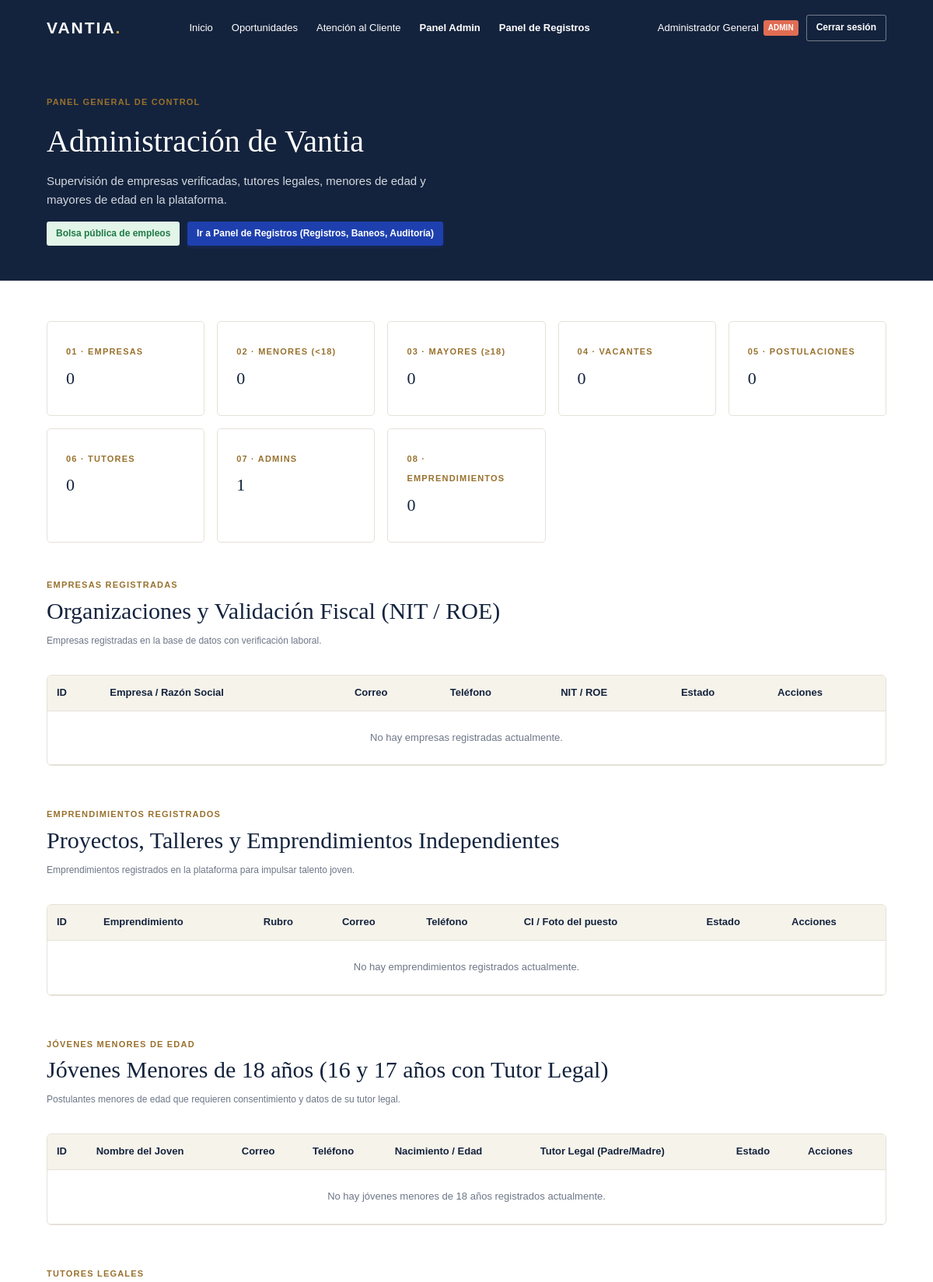
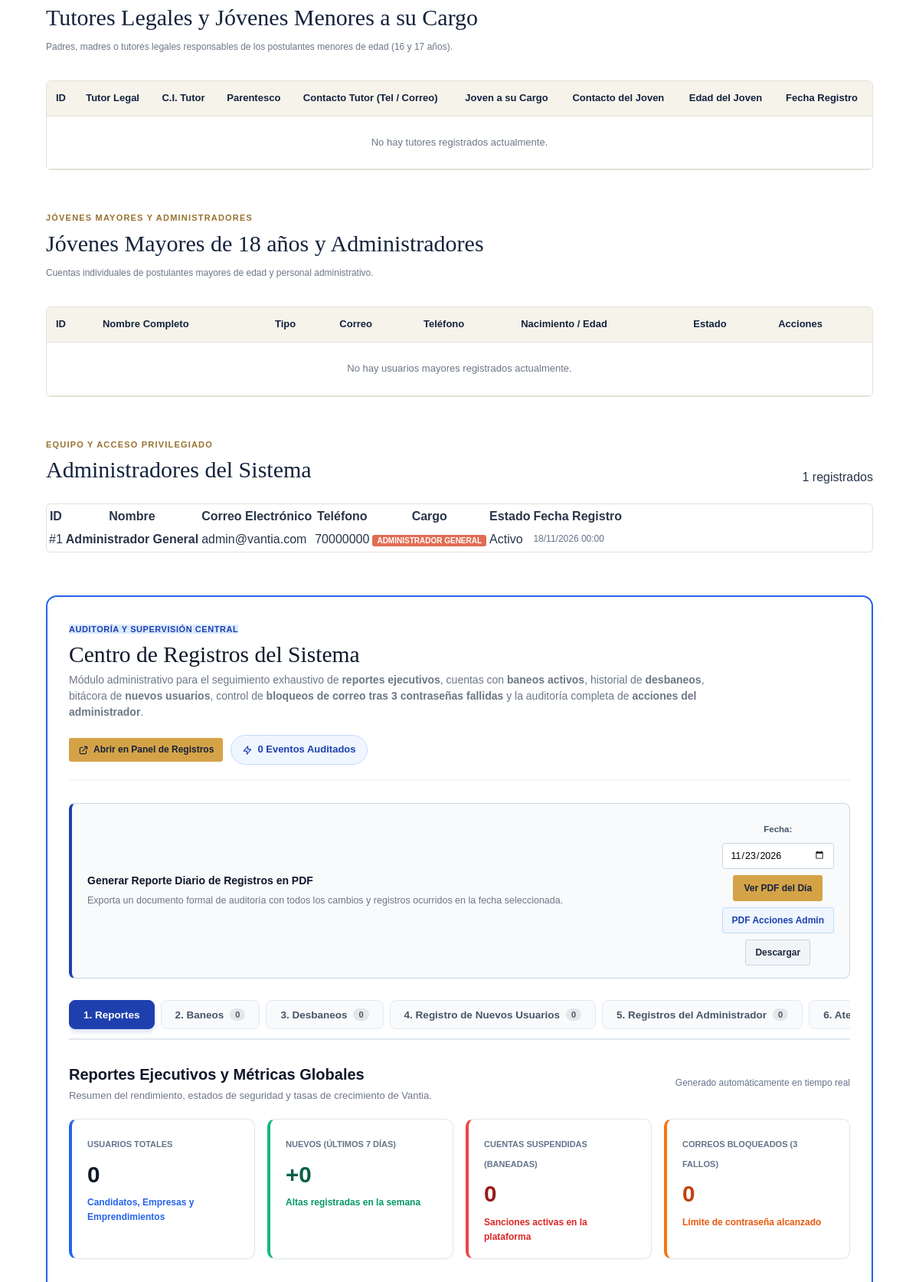
/index.php?pagina=panel_admin (signed in, upper part), run on the app's committed database (2 pictures, top to bottom).
### tables this page shows
CREATE TABLE IF NOT EXISTS usuarios_admin (
    id INT AUTO_INCREMENT PRIMARY KEY,
    nombre VARCHAR(30) NOT NULL,
    correo VARCHAR(50) NOT NULL UNIQUE,
    contrasena VARCHAR(60) NOT NULL,
    telefono BIGINT DEFAULT NULL,
    cargo VARCHAR(35) NOT NULL DEFAULT 'Administrador General',
    activo TINYINT(1) NOT NULL DEFAULT 1,
    fecha_registro TIMESTAMP DEFAULT CURRENT_TIMESTAMP
);

### views/panel_admin.php (the view, shortened to what the rows shown need)
<?php require __DIR__ . '/partials/header.php'; ?>
<section class="pagina-cabecera">
  <div class="contenedor">
    <h1>Administración de Vantia</h1>
  </div>
</section>
<section class="contenedor seccion">
  <div class="tarjetas" style="display:grid; grid-template-columns: repeat(auto-fit, minmax(180px, 1fr)); gap:1rem; margin-bottom:2.5rem;">
    <div class="tarjeta">
      <h2><?= (int) $totalEmpresas ?></h2>
    </div>
    <div class="tarjeta">
      <h2><?= (int) ($totalMenores ?? 0) ?></h2>
    </div>
    <div class="tarjeta">
      <h2><?= (int) ($totalMayores ?? 0) ?></h2>
    </div>
    <div class="tarjeta">
      <h2><?= (int) $totalEmpleos ?></h2>
    </div>
    <div class="tarjeta">
      <h2><?= (int) $totalPostulaciones ?></h2>
    </div>
    <div class="tarjeta">
      <h2><?= (int) ($totalTutores ?? 0) ?></h2>
    </div>
    <div class="tarjeta">
      <h2><?= (int) ($totalAdmins ?? 1) ?></h2>
    </div>
    <div class="tarjeta">
      <h2><?= (int) ($totalEmprendimientos ?? 0) ?></h2>
    </div>
  </div>
  <div id="seccionEmpresas" class="bloque-panel" style="margin-bottom:3rem;">
    <div class="titulo-seccion">
      <div>
        <h2>Organizaciones y Validación Fiscal (NIT / ROE)</h2>
      </div>
    </div>
    <div class="tabla-contenedor">
      <table class="tabla-panel">
        <thead>
          <tr>
            <th>ID</th>
            <th>Empresa / Razón Social</th>
            <th>Correo</th>
            <th>Teléfono</th>
            <th>NIT / ROE</th>
            <th>Estado</th>
            <th>Acciones</th>
          </tr>
        </thead>
      </table>
    </div>
  </div>
  <div id="seccionEmprendimientos" class="bloque-panel" style="margin-bottom:3rem;">
    <div class="titulo-seccion">
      <div>
        <h2>Proyectos, Talleres y Emprendimientos Independientes</h2>
      </div>
    </div>
    <div class="tabla-contenedor">
      <table class="tabla-panel">
        <thead>
          <tr>
            <th>ID</th>
            <th>Emprendimiento</th>
            <th>Rubro</th>
            <th>Correo</th>
            <th>Teléfono</th>
            <th>CI / Foto del puesto</th>
            <th>Estado</th>
            <th>Acciones</th>
          </tr>
        </thead>
      </table>
    </div>
  </div>
  <div id="seccionMenores" class="bloque-panel" style="margin-bottom:3rem;">
    <div class="titulo-seccion">
      <div>
        <h2>Jóvenes Menores de 18 años (16 y 17 años con Tutor Legal)</h2>
      </div>
    </div>
    <div class="tabla-contenedor">
      <table class="tabla-panel">
        <thead>
          <tr>
            <th>ID</th>
            <th>Nombre del Joven</th>
            <th>Correo</th>
            <th>Teléfono</th>
            <th>Nacimiento / Edad</th>
            <th>Tutor Legal (Padre/Madre)</th>
            <th>Estado</th>
            <th>Acciones</th>
          </tr>
        </thead>
      </table>
    </div>
  </div>
  <div id="seccionTutores" class="bloque-panel" style="margin-bottom:3rem;">
    <div class="titulo-seccion">
      <div>
        <h2>Tutores Legales y Jóvenes Menores a su Cargo</h2>
      </div>
    </div>
    <div class="tabla-contenedor">
      <table class="tabla-panel">
        <thead>
          <tr>
            <th>ID</th>
            <th>Tutor Legal</th>
            <th>C.I. Tutor</th>
            <th>Parentesco</th>
            <th>Contacto Tutor (Tel / Correo)</th>
            <th>Joven a su Cargo</th>
            <th>Contacto del Joven</th>
            <th>Edad del Joven</th>
            <th>Fecha Registro</th>
          </tr>
        </thead>
      </table>
    </div>
  </div>
  <div id="seccionMayores" class="bloque-panel" style="margin-bottom:3rem;">
    <div class="titulo-seccion">
      <div>
        <h2>Jóvenes Mayores de 18 años y Administradores</h2>
      </div>
    </div>
    <div class="tabla-contenedor">
      <table class="tabla-panel">
        <thead>
          <tr>
            <th>ID</th>
            <th>Nombre Completo</th>
            <th>Tipo</th>
            <th>Correo</th>
            <th>Teléfono</th>
            <th>Nacimiento / Edad</th>
            <th>Estado</th>
            <th>Acciones</th>
          </tr>
        </thead>
      </table>
    </div>
  </div>
  <div id="seccionAdmins" class="bloque-panel" style="margin-bottom:3rem;">
    <div class="titulo-seccion">
      <div>
        <h2>Administradores del Sistema</h2>
      </div>
    </div>
    <div class="tabla-contenedor">
      <table>
        <thead>
          <tr>
            <th>ID</th>
            <th>Nombre</th>
            <th>Correo Electrónico</th>
            <th>Teléfono</th>
            <th>Cargo</th>
            <th>Estado</th>
            <th>Fecha Registro</th>
          </tr>
        </thead>
        <tbody>
          <?php if (empty($administradores)): ?>
            <tr><td colspan="7" class="tabla-vacia">No hay administradores adicionales registrados.</td></tr>
          <?php else: ?>
            <?php foreach ($administradores as $adm): ?>
              <tr>
                <td>#<?= (int) $adm['id'] ?></td>
                <td><strong><?= e($adm['nombre']) ?></strong></td>
                <td><?= e($adm['correo']) ?></td>
                <td><?= e($adm['telefono'] ?: 'No registrado') ?></td>
                <td><span class="tipo-badge admin"><?= e($adm['cargo'] ?? 'Administrador') ?></span></td>
                <td>
                  <?php if (!empty($adm['activo'])): ?>
                    <span class="badge badge-verificada">Activo</span>
                  <?php else: ?>
                    <span class="badge badge-suspendida">Inactivo</span>
                  <?php endif; ?>
                </td>
                <td style="font-size:12px; color:#64748b;"><?= date('d/m/Y H:i', strtotime($adm['fecha_registro'])) ?></td>
              </tr>
            <?php endforeach; ?>
          <?php endif; ?>
        </tbody>
      </table>
    </div>
  </div>
  <div id="seccionRegistros" class="bloque-panel" style="margin-top:3.5rem; margin-bottom:3rem; border:2px solid #2563eb; border-radius:14px; padding:28px; background:#ffffff; box-shadow:0 12px 24px -4px rgba(37,99,235,0.08);">
    <div class="titulo-seccion" style="display:flex; justify-content:space-between; align-items:flex-start; flex-wrap:wrap; gap:1.2rem; border-bottom:2px solid #f1f5f9; padding-bottom:1.2rem; margin-bottom:1.8rem;">
      <div>
        <h2 style="font-size:1.85rem; color:#0f172a; margin-top:6px; margin-bottom:6px; display:flex; align-items:center; gap:10px;">
          Centro de Registros del Sistema
        </h2>
      </div>
    </div>
  </div>
</section>
<?php require __DIR__ . '/partials/footer.php'; ?>

### data on the page
usuarios_admin: id "1", nombre "Administrador General", correo "admin@vantia.com", telefono "70000000", cargo "ADMINISTRADOR GENERAL", activo "Activo", fecha_registro "18/11/2026 00:00"

### other printed values
$_SESSION['usuario'] "Administrador General"
$_SESSION['subtipo'] "ADMIN"
$totalEmpresas "0"
$totalMenores "0"
$totalMayores "0"
$totalEmpleos "0"
$totalPostulaciones "0"
$totalTutores "0"
$totalAdmins "1"
$totalEmprendimientos "0"
count($administradores ?? []) "1"
$totalRegistrosEventos "0"
count($cuentasBaneadas ?? []) "0"
count($registrosDesbaneos ?? []) "0"
count($nuevosUsuarios ?? []) "0"
